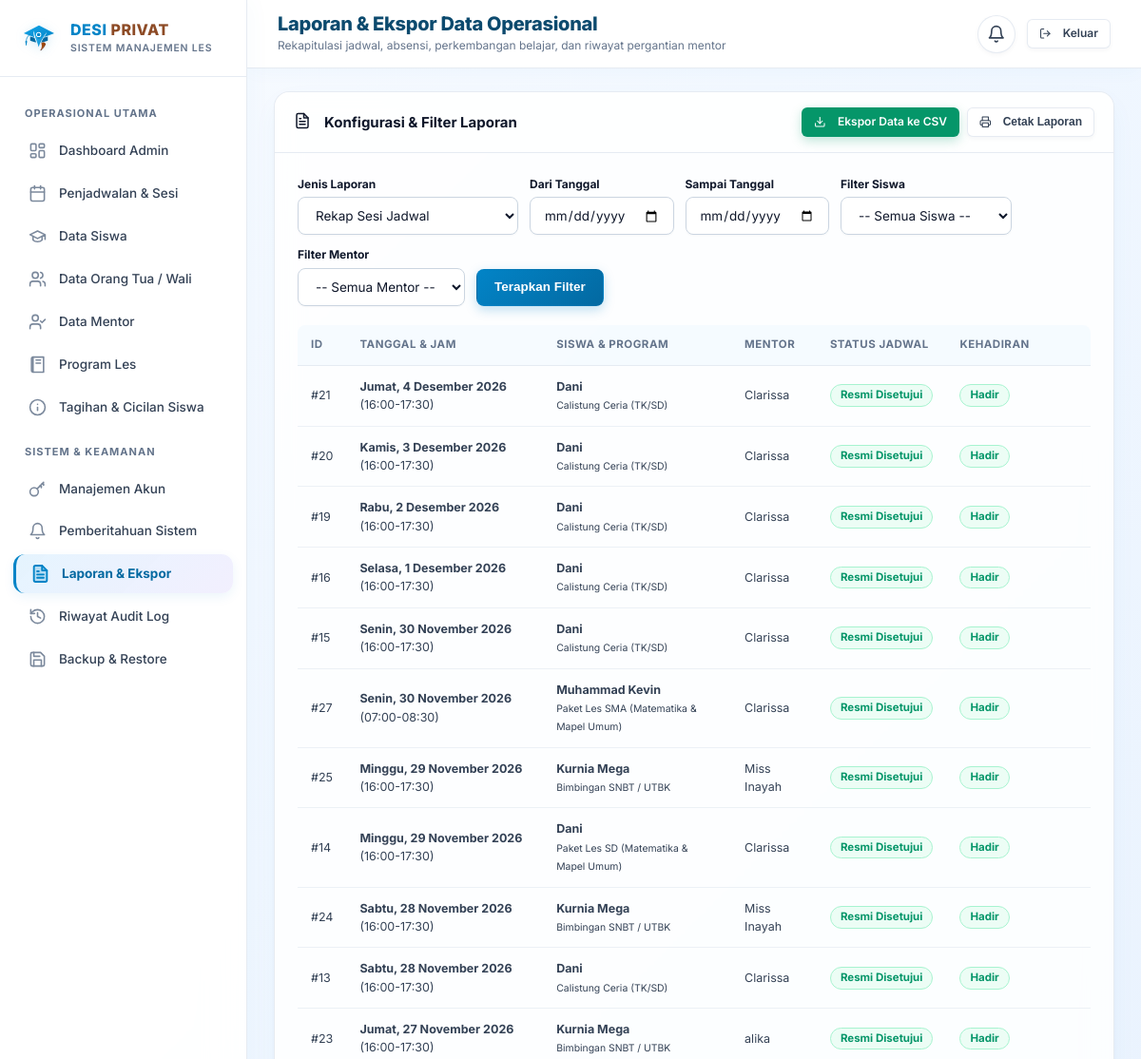
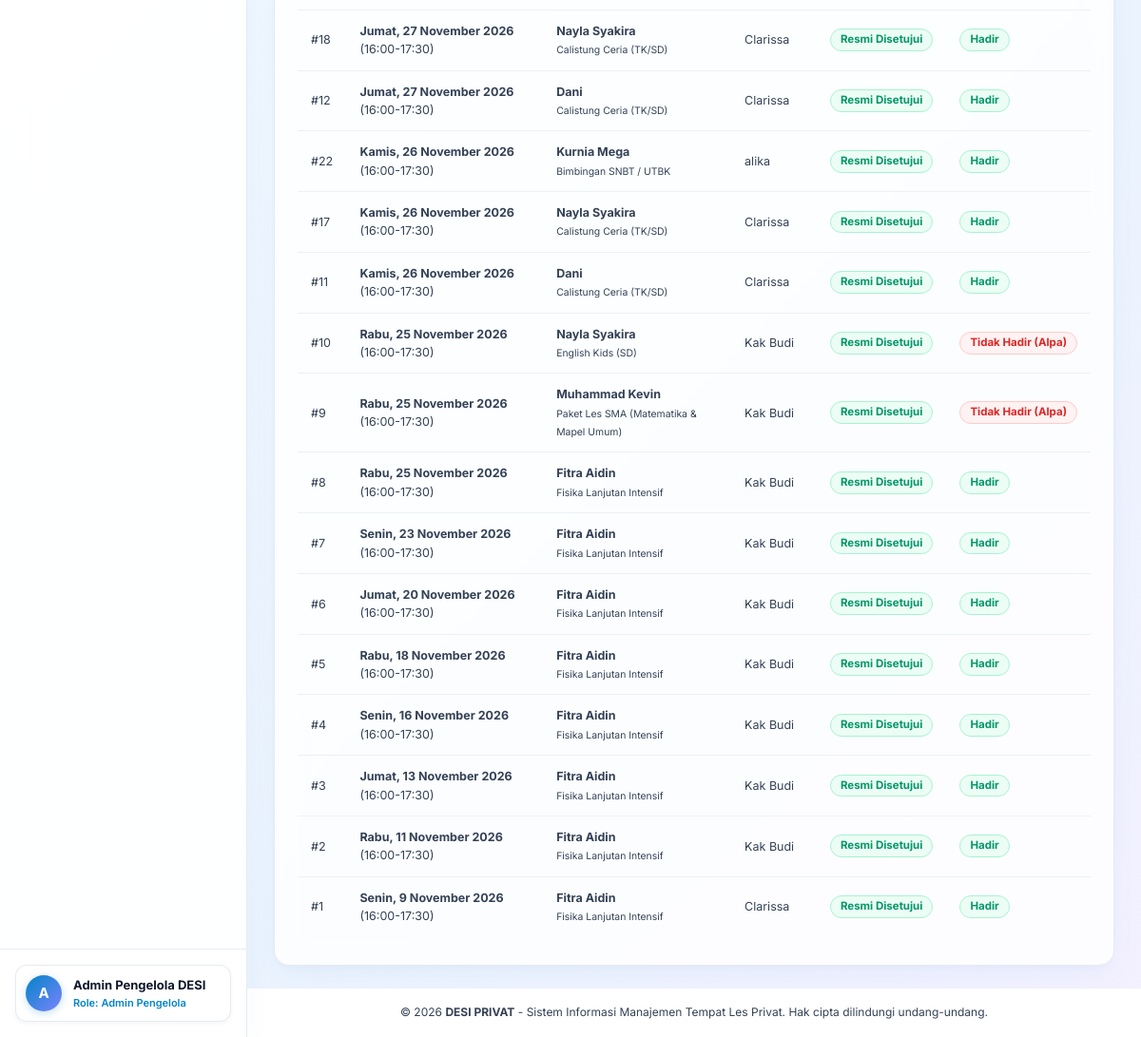
Page /admin/reports (signed in) on the earlier database version (2 pictures, top to bottom).
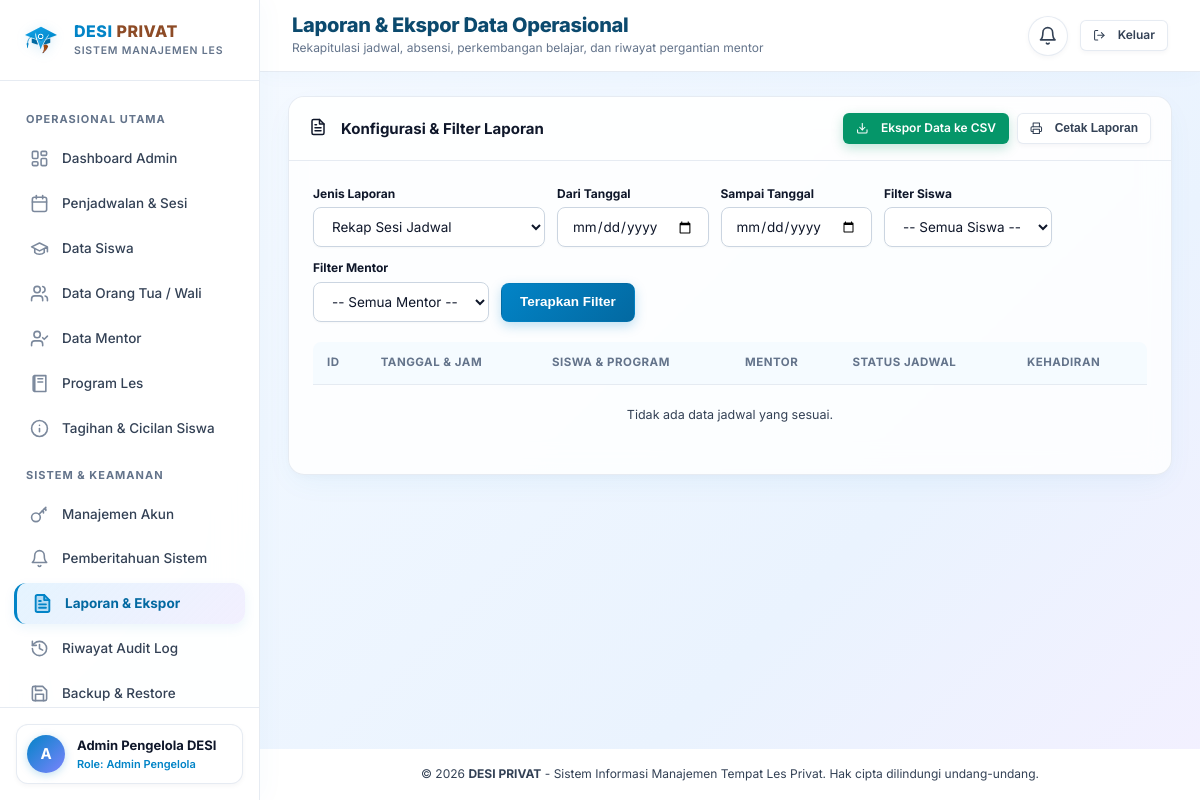
Same page on the later database version.
### tables this page shows
CREATE TABLE attendance (
    id INTEGER PRIMARY KEY AUTOINCREMENT,
    schedule_id INTEGER UNIQUE NOT NULL REFERENCES schedules(id) ON DELETE CASCADE,
    student_id INTEGER NOT NULL REFERENCES students(id),
    mentor_id INTEGER NOT NULL REFERENCES mentors(id),
    status TEXT NOT NULL CHECK(status IN ('hadir', 'izin', 'tidak_hadir')),
    recorded_at DATETIME DEFAULT CURRENT_TIMESTAMP,
    notes TEXT,
    created_at DATETIME DEFAULT CURRENT_TIMESTAMP
, topics_covered TEXT, progress_notes TEXT, meeting_number INTEGER, period_number INTEGER, cumulative_meeting INTEGER, program_id INTEGER REFERENCES programs(id), mentor_status TEXT DEFAULT NULL, session_status TEXT DEFAULT NULL, documentation_status TEXT DEFAULT 'tidak_ada', documentation_photo TEXT DEFAULT NULL, documentation_pending_reason TEXT DEFAULT NULL, mentor_attendance_id INTEGER REFERENCES mentor_attendance(id) DEFAULT NULL);

CREATE TABLE schedules (
    id INTEGER PRIMARY KEY AUTOINCREMENT,
    title TEXT,
    program_id INTEGER NOT NULL REFERENCES programs(id) ON DELETE RESTRICT,
    student_id INTEGER NOT NULL REFERENCES students(id) ON DELETE RESTRICT,
    mentor_id INTEGER NOT NULL REFERENCES mentors(id) ON DELETE RESTRICT,
    schedule_date TEXT NOT NULL, -- Format YYYY-MM-DD
    start_time TEXT NOT NULL,    -- Format HH:MM
    end_time TEXT NOT NULL,      -- Format HH:MM
    duration_minutes INTEGER NOT NULL DEFAULT 90,
    status TEXT NOT NULL DEFAULT 'draft' CHECK(status IN (
        'draft',
        'menunggu_konfirmasi_siswa',
        'menunggu_persetujuan_admin',
        'disetujui',
        'ditolak',
        'perlu_dijadwalkan_ulang',
        'dibatalkan'
    )),
    student_confirmation_status TEXT NOT NULL DEFAULT 'menunggu' CHECK(student_confirmation_status IN ('menunggu', 'bersedia', 'tidak_bisa')),
    student_confirmation_notes TEXT,
    mentor_response_status TEXT NOT NULL DEFAULT 'menunggu_konfirmasi' CHECK(mentor_response_status IN ('menunggu_konfirmasi', 'dikonfirmasi', 'tidak_bisa', 'perlu_mentor_pengganti')),
    mentor_response_notes TEXT,
    mentor_response_at DATETIME,
    is_recurring INTEGER DEFAULT 0,
    recurring_rule_id INTEGER REFERENCES recurring_schedule_rules(id) ON DELETE SET NULL,
    session_notes TEXT,
    created_by INTEGER REFERENCES users(id) ON DELETE SET NULL,
    approved_by INTEGER REFERENCES users(id) ON DELETE SET NULL,
    created_at DATETIME DEFAULT CURRENT_TIMESTAMP,
    updated_at DATETIME DEFAULT CURRENT_TIMESTAMP
);

CREATE TABLE students (
    id INTEGER PRIMARY KEY AUTOINCREMENT,
    parent_id INTEGER NOT NULL REFERENCES parents(id) ON DELETE RESTRICT,
    full_name TEXT NOT NULL,
    school TEXT,
    grade TEXT,
    birth_date TEXT,
    address TEXT,
    notes TEXT,
    status TEXT NOT NULL DEFAULT 'aktif' CHECK(status IN ('aktif', 'nonaktif', 'berhenti')),
    created_at DATETIME DEFAULT CURRENT_TIMESTAMP,
    updated_at DATETIME DEFAULT CURRENT_TIMESTAMP
, initial_meeting_offset INTEGER NOT NULL DEFAULT 0, initial_offset_notes TEXT, initial_offset_set_at DATETIME, initial_offset_set_by INTEGER, latitude REAL, longitude REAL, payment_validated_by INTEGER, payment_validated_at DATETIME, payment_status TEXT DEFAULT 'lunas', meetings_per_period INTEGER DEFAULT 8);

CREATE TABLE programs (
    id INTEGER PRIMARY KEY AUTOINCREMENT,
    name TEXT NOT NULL,
    code TEXT UNIQUE NOT NULL,
    description TEXT,
    level TEXT,
    status TEXT NOT NULL DEFAULT 'aktif' CHECK(status IN ('aktif', 'nonaktif', 'diarsipkan')),
    created_at DATETIME DEFAULT CURRENT_TIMESTAMP
, default_fee_8 REAL DEFAULT 800000, default_fee_4 REAL DEFAULT 450000, price_per_session REAL DEFAULT 75000, default_fee_12 REAL DEFAULT 900000, service_type TEXT NOT NULL DEFAULT 'Private Tutoring');

CREATE TABLE mentors (
    id INTEGER PRIMARY KEY AUTOINCREMENT,
    user_id INTEGER UNIQUE REFERENCES users(id) ON DELETE SET NULL,
    full_name TEXT NOT NULL,
    phone TEXT NOT NULL,
    email TEXT,
    expertise TEXT,
    bio TEXT,
    status TEXT NOT NULL DEFAULT 'aktif' CHECK(status IN ('aktif', 'nonaktif')),
    created_at DATETIME DEFAULT CURRENT_TIMESTAMP
, address TEXT, latitude REAL, longitude REAL, fee_per_session REAL DEFAULT 50000, fee_per_session_4 REAL DEFAULT NULL);

### routes/admin.py (the view)
@admin_bp.route("/reports")
def reports():
    report_type = request.args.get("type", "schedules")
    start_date = request.args.get("start_date")
    end_date = request.args.get("end_date")
    student_id = request.args.get("student_id")
    mentor_id = request.args.get("mentor_id")
    program_id = request.args.get("program_id")
    status = request.args.get("status")
    data = []
    if report_type == "schedules":
        data = get_schedules_report(start_date, end_date, student_id, mentor_id, program_id, status)
    elif report_type == "students":
        data = get_students_report(status, program_id)
    elif report_type == "mentors":
        data = get_mentors_report(status)
    elif report_type == "attendance":
        data = get_attendance_report(start_date, end_date, student_id, mentor_id)
    elif report_type == "progress":
        data = get_progress_report(student_id, mentor_id, program_id)
    elif report_type == "replacements":
        data = get_mentor_replacements_report()
    students_list = query_db("SELECT id, full_name FROM students ORDER BY full_name ASC")
    mentors_list = query_db("SELECT id, full_name FROM mentors ORDER BY full_name ASC")
    programs_list = query_db("SELECT id, name FROM programs ORDER BY name ASC")
    return render_template(
        "admin/reports.html",
        report_type=report_type,
        report_data=data,
        students=students_list,
        mentors=mentors_list,
        programs=programs_list,
        start_date=start_date,
        end_date=end_date,
        student_id=student_id,
        mentor_id=mentor_id,
        program_id=program_id,
        status=status
    )

### routes/admin.py (called while the page is built)
@admin_bp.before_request
@login_required
@role_required("admin")
def check_admin_access():
    pass

### routes/auth.py (called while the page is built)
def login_required(f):
    @wraps(f)
    def decorated_function(*args, **kwargs):
        if "user_id" not in session:
            flash("Silakan masuk terlebih dahulu untuk mengakses halaman ini.", "warning")
            return redirect(url_for("auth.login", next=request.url))
        user = query_db("SELECT id, is_active FROM users WHERE id = ?", (session["user_id"],), one=True)
        if not user or not user["is_active"]:
            session.clear()
            flash("Sesi login Anda telah kedaluwarsa atau akun tidak ditemukan. Silakan masuk kembali.", "warning")
            return redirect(url_for("auth.login"))
        return f(*args, **kwargs)
    return decorated_function

### services/database_service.py (called while the page is built)
def is_postgres(db_path=None):
    global _pg_connection_failed
    if db_path is not None:
        return False
    if getattr(Config, "TESTING", False):
        return False
    db_url = getattr(Config, "DATABASE_URL", None)
    if not (db_url and str(db_url).strip().startswith("postgres")):
        return False
    if _pg_connection_failed:
        return False
    return True

### templates/admin/reports.html (shortened to what the changed rows need)
{% extends "base.html" %}
{% block page_title %}Laporan & Ekspor Data Operasional{% endblock %}
{% block content %}
<div class="card">
  <div class="card-body">
    <div class="table-responsive">
      {% if report_type == 'schedules' %}
        <table class="table-desi">
          <thead>
            <tr>
              <th>ID</th>
              <th>Tanggal & Jam</th>
              <th>Siswa & Program</th>
              <th>Mentor</th>
              <th>Status Jadwal</th>
              <th>Kehadiran</th>
            </tr>
          </thead>
          <tbody>
            {% for r in report_data %}
            <tr>
              <td>#{{ r.id }}</td>
              <td><strong>{{ r.schedule_date|date_indo }}</strong> ({{ r.start_time }}-{{ r.end_time }})</td>
              <td><strong>{{ r.student_name }}</strong><br><small>{{ r.program_name }}</small></td>
              <td>{{ r.mentor_name }}</td>
              <td>{{ r.status|status_badge|safe }}</td>
              <td>{{ r.attendance_status|status_badge|safe if r.attendance_status else '<span class="badge badge-secondary">Belum Absen</span>'|safe }}</td>
            </tr>
            {% else %}
            <tr><td colspan="6" style="text-align:center; padding:20px; color:var(--gray-500);">Tidak ada data jadwal yang sesuai.</td></tr>
            {% endfor %}
          </tbody>
        </table>
      {% endif %}
    </div>
  </div>
</div>
{% endblock %}

Differences in the rows shown:
removed attendance: id "21", schedule_date "Jumat, 4 Desember 2026", start_time "16:00", end_time "17:30", student_name "Dani", program_name "Calistung Ceria (TK/SD)", mentor_name "Clarissa", status|status_badge "Resmi Disetujui", attendance_status|status_badge "Hadir"
removed attendance: id "20", schedule_date "Kamis, 3 Desember 2026", start_time "16:00", end_time "17:30", student_name "Dani", program_name "Calistung Ceria (TK/SD)", mentor_name "Clarissa", status|status_badge "Resmi Disetujui", attendance_status|status_badge "Hadir"
removed attendance: id "19", schedule_date "Rabu, 2 Desember 2026", start_time "16:00", end_time "17:30", student_name "Dani", program_name "Calistung Ceria (TK/SD)", mentor_name "Clarissa", status|status_badge "Resmi Disetujui", attendance_status|status_badge "Hadir"
removed attendance: id "16", schedule_date "Selasa, 1 Desember 2026", start_time "16:00", end_time "17:30", student_name "Dani", program_name "Calistung Ceria (TK/SD)", mentor_name "Clarissa", status|status_badge "Resmi Disetujui", attendance_status|status_badge "Hadir"
removed attendance: id "15", schedule_date "Senin, 30 November 2026", start_time "16:00", end_time "17:30", student_name "Dani", program_name "Calistung Ceria (TK/SD)", mentor_name "Clarissa", status|status_badge "Resmi Disetujui", attendance_status|status_badge "Hadir"
removed attendance: id "27", schedule_date "Senin, 30 November 2026", start_time "07:00", end_time "08:30", student_name "Muhammad Kevin", program_name "Paket Les SMA (Matematika & Mapel Umum)", mentor_name "Clarissa", status|status_badge "Resmi Disetujui", attendance_status|status_badge "Hadir"
removed attendance: id "25", schedule_date "Minggu, 29 November 2026", start_time "16:00", end_time "17:30", student_name "Kurnia Mega", program_name "Bimbingan SNBT / UTBK", mentor_name "Miss Inayah", status|status_badge "Resmi Disetujui", attendance_status|status_badge "Hadir"
removed attendance: id "14", schedule_date "Minggu, 29 November 2026", start_time "16:00", end_time "17:30", student_name "Dani", program_name "Paket Les SD (Matematika & Mapel Umum)", mentor_name "Clarissa", status|status_badge "Resmi Disetujui", attendance_status|status_badge "Hadir"
removed attendance: id "24", schedule_date "Sabtu, 28 November 2026", start_time "16:00", end_time "17:30", student_name "Kurnia Mega", program_name "Bimbingan SNBT / UTBK", mentor_name "Miss Inayah", status|status_badge "Resmi Disetujui", attendance_status|status_badge "Hadir"
removed attendance: id "13", schedule_date "Sabtu, 28 November 2026", start_time "16:00", end_time "17:30", student_name "Dani", program_name "Calistung Ceria (TK/SD)", mentor_name "Clarissa", status|status_badge "Resmi Disetujui", attendance_status|status_badge "Hadir"
removed attendance: id "23", schedule_date "Jumat, 27 November 2026", start_time "16:00", end_time "17:30", student_name "Kurnia Mega", program_name "Bimbingan SNBT / UTBK", mentor_name "alika", status|status_badge "Resmi Disetujui", attendance_status|status_badge "Hadir"
removed attendance: id "18", schedule_date "Jumat, 27 November 2026", start_time "16:00", end_time "17:30", student_name "Nayla Syakira", program_name "Calistung Ceria (TK/SD)", mentor_name "Clarissa", status|status_badge "Resmi Disetujui", attendance_status|status_badge "Hadir"
removed attendance: id "12", schedule_date "Jumat, 27 November 2026", start_time "16:00", end_time "17:30", student_name "Dani", program_name "Calistung Ceria (TK/SD)", mentor_name "Clarissa", status|status_badge "Resmi Disetujui", attendance_status|status_badge "Hadir"
removed attendance: id "22", schedule_date "Kamis, 26 November 2026", start_time "16:00", end_time "17:30", student_name "Kurnia Mega", program_name "Bimbingan SNBT / UTBK", mentor_name "alika", status|status_badge "Resmi Disetujui", attendance_status|status_badge "Hadir"
removed attendance: id "17", schedule_date "Kamis, 26 November 2026", start_time "16:00", end_time "17:30", student_name "Nayla Syakira", program_name "Calistung Ceria (TK/SD)", mentor_name "Clarissa", status|status_badge "Resmi Disetujui", attendance_status|status_badge "Hadir"
removed attendance: id "11", schedule_date "Kamis, 26 November 2026", start_time "16:00", end_time "17:30", student_name "Dani", program_name "Calistung Ceria (TK/SD)", mentor_name "Clarissa", status|status_badge "Resmi Disetujui", attendance_status|status_badge "Hadir"
removed attendance: id "10", schedule_date "Rabu, 25 November 2026", start_time "16:00", end_time "17:30", student_name "Nayla Syakira", program_name "English Kids (SD)", mentor_name "Kak Budi", status|status_badge "Resmi Disetujui", attendance_status|status_badge "Tidak Hadir (Alpa)"
removed attendance: id "9", schedule_date "Rabu, 25 November 2026", start_time "16:00", end_time "17:30", student_name "Muhammad Kevin", program_name "Paket Les SMA (Matematika & Mapel Umum)", mentor_name "Kak Budi", status|status_badge "Resmi Disetujui", attendance_status|status_badge "Tidak Hadir (Alpa)"
removed attendance: id "8", schedule_date "Rabu, 25 November 2026", start_time "16:00", end_time "17:30", student_name "Fitra Aidin", program_name "Fisika Lanjutan Intensif", mentor_name "Kak Budi", status|status_badge "Resmi Disetujui", attendance_status|status_badge "Hadir"
removed attendance: id "7", schedule_date "Senin, 23 November 2026", start_time "16:00", end_time "17:30", student_name "Fitra Aidin", program_name "Fisika Lanjutan Intensif", mentor_name "Kak Budi", status|status_badge "Resmi Disetujui", attendance_status|status_badge "Hadir"
removed attendance: id "6", schedule_date "Jumat, 20 November 2026", start_time "16:00", end_time "17:30", student_name "Fitra Aidin", program_name "Fisika Lanjutan Intensif", mentor_name "Kak Budi", status|status_badge "Resmi Disetujui", attendance_status|status_badge "Hadir"
removed attendance: id "5", schedule_date "Rabu, 18 November 2026", start_time "16:00", end_time "17:30", student_name "Fitra Aidin", program_name "Fisika Lanjutan Intensif", mentor_name "Kak Budi", status|status_badge "Resmi Disetujui", attendance_status|status_badge "Hadir"
removed attendance: id "4", schedule_date "Senin, 16 November 2026", start_time "16:00", end_time "17:30", student_name "Fitra Aidin", program_name "Fisika Lanjutan Intensif", mentor_name "Kak Budi", status|status_badge "Resmi Disetujui", attendance_status|status_badge "Hadir"
removed attendance: id "3", schedule_date "Jumat, 13 November 2026", start_time "16:00", end_time "17:30", student_name "Fitra Aidin", program_name "Fisika Lanjutan Intensif", mentor_name "Kak Budi", status|status_badge "Resmi Disetujui", attendance_status|status_badge "Hadir"
removed attendance: id "2", schedule_date "Rabu, 11 November 2026", start_time "16:00", end_time "17:30", student_name "Fitra Aidin", program_name "Fisika Lanjutan Intensif", mentor_name "Kak Budi", status|status_badge "Resmi Disetujui", attendance_status|status_badge "Hadir"
removed attendance: id "1", schedule_date "Senin, 9 November 2026", start_time "16:00", end_time "17:30", student_name "Fitra Aidin", program_name "Fisika Lanjutan Intensif", mentor_name "Clarissa", status|status_badge "Resmi Disetujui", attendance_status|status_badge "Hadir"
Other differences:
text now shown: "Tidak ada data jadwal yang sesuai."
